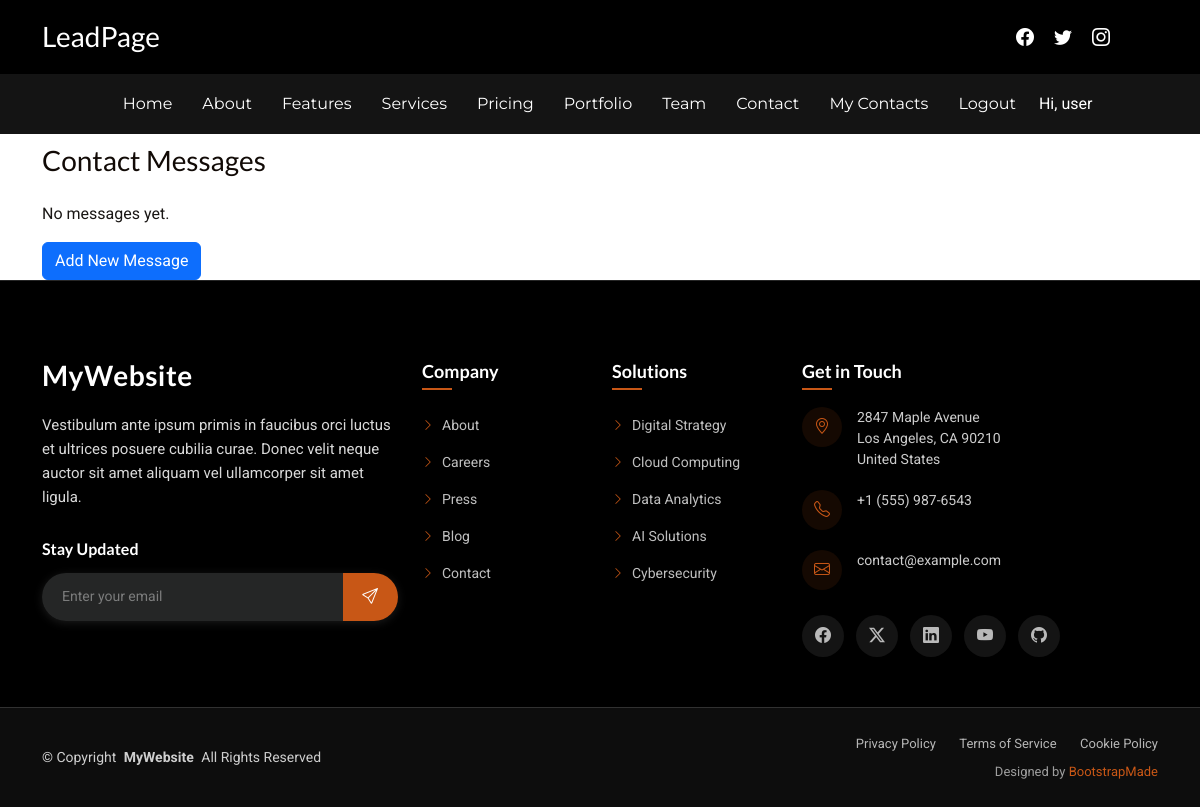
The app's page /messages/ (signed in), older data.
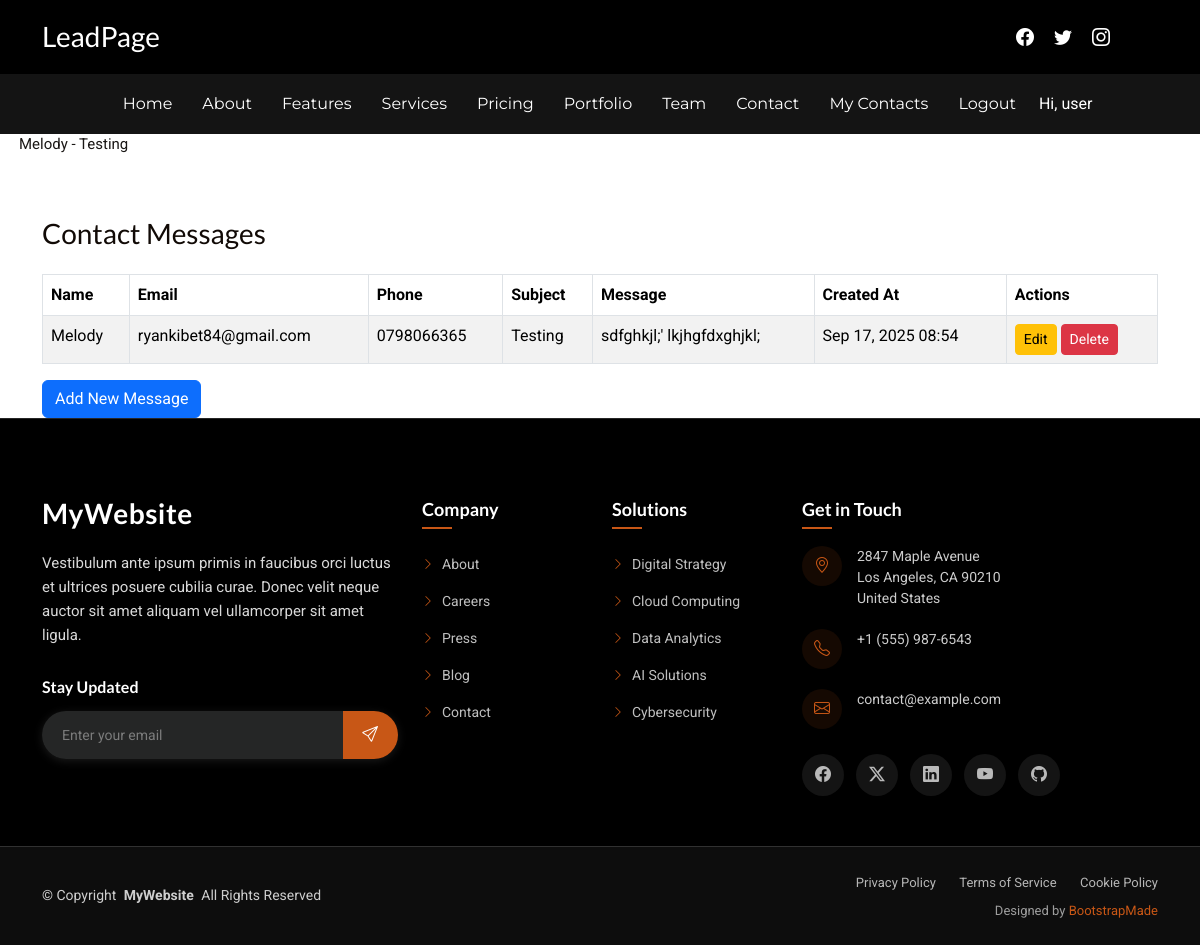
The same page, newer data.
### leadpage/models.py (models this page shows)
class ContactMessage(models.Model):
    user = models.ForeignKey(
    User,
    on_delete=models.CASCADE,
    related_name="contact_messages",
    null=True,
    blank=True
)
    name = models.CharField(max_length=100)
    email = models.EmailField()
    phone = models.CharField(max_length=20, blank=True, null=True)
    subject = models.CharField(max_length=200)
    message = models.TextField()
    created_at = models.DateTimeField(auto_now_add=True)
    def __str__(self):
        return f"{self.name} - {self.subject}"

### leadpage/views.py (the view)
# urls.py: path("messages/", views.contact_messages_list, name="messages_list"),
@login_required
def contact_messages_list(request):
    if request.user.is_staff or request.user.is_superuser:
        msgs = ContactMessage.objects.all().order_by("-created_at")
    else:
        msgs = ContactMessage.objects.filter(user=request.user).order_by("-created_at")
    return render(request, "messages_list.html", {"messages": msgs})

### Templates/messages_list.html (shortened to what this page needs)
{% extends "index.html" %}
{% load static %}
{% block content %}
<link href="{% static 'assets/css/main.css' %}" rel="stylesheet">
<div class="container mt-4">
  <h3 class="mb-4">Contact Messages</h3>
  {% if messages %}
    <table class="table table-bordered table-striped">
      <thead>
        <tr>
          <th>Name</th>
          <th>Email</th>
          <th>Phone</th>
          <th>Subject</th>
          <th>Message</th>
          <th>Created At</th>
          <th>Actions</th>
        </tr>
      </thead>
      <tbody>
        {% for msg in messages %}
        <tr>
          <td>{{ msg.name }}</td>
          <td>{{ msg.email }}</td>
          <td>{{ msg.phone }}</td>
          <td>{{ msg.subject }}</td>
          <td>{{ msg.message|truncatewords:15 }}</td>
          <td>{{ msg.created_at|date:"M d, Y H:i" }}</td>
          <td>
            <a href="{% url 'leadpage:contact_message_update' msg.pk %}" class="btn btn-sm btn-warning">Edit</a>
            <a href="{% url 'leadpage:contact_message_delete' msg.pk %}" class="btn btn-sm btn-danger">Delete</a>
          </td>
        </tr>
        {% endfor %}
      </tbody>
    </table>
  {% else %}
    <p>No messages yet.</p>
  {% endif %}
  <div class="mt-3">
    <a href="{% url 'leadpage:contact' %}" class="btn btn-primary">Add New Message</a>
  </div>
</div>
{% endblock %}

### Templates/index.html (shortened to what this page needs)
{% load static %}
<!DOCTYPE html>
<html lang="en">
<head>
  <link href="{% static 'assets/vendor/bootstrap/css/bootstrap.min.css' %}" rel="stylesheet">
  <link href="{% static 'assets/vendor/bootstrap-icons/bootstrap-icons.css' %}" rel="stylesheet">
  <link href="{% static 'assets/vendor/aos/aos.css' %}" rel="stylesheet">
  <link href="{% static 'assets/vendor/swiper/swiper-bundle.min.css' %}" rel="stylesheet">
  <link href="{% static 'assets/vendor/glightbox/css/glightbox.min.css' %}" rel="stylesheet">
  <link href="{% static 'assets/css/main.css' %}" rel="stylesheet">
  <link rel="stylesheet" href="{% static 'assets/css/auth.css' %}">
</head>
<body class="index-page">
{% include 'header.html' %}
  <main class="main">
{% if messages %}
  <div id="django-messages">
    {% for message in messages %}
      <div class="alert alert-{{ message.tags }}">
        {{ message }}
      </div>
    {% endfor %}
  </div>
{% endif %}
   {% block content %}{% endblock %}
  </main>
 {% include 'footer.html' %}
</body>
</html>

Row changes from the older to the newer data that the page shows:
added ContactMessage: name+subject "Melody - Testing", name "Melody", email "ryankibet84@gmail.com", phone "0798066365", subject "Testing", message "sdfghkjl;' lkjhgfdxghjkl;", created_at "Sep 17, 2025 08:54"
Text that changed along with them:
text no longer shown: "No messages yet."
text now shown: "Name Email Phone Subject Message Created At Actions"
